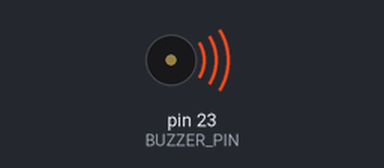
This sketch was run on a simulated Arduino Mega 2560, built with avr-gcc and run on an emulated ATmega2560. Shown: buzzer (waves = sounding). What the sketch prints to the serial monitor is not drawn.

Above: at 0.2 s.
At 3.5 s:
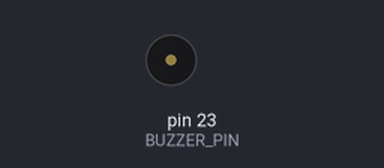
Timing chart, 0 to 6.0 s (numbered marks = the images above):
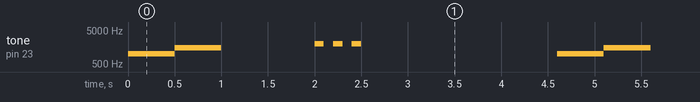

Measured:
- by itself, tone on pin 23 (BUZZER_PIN): repeats every 4.6 s: 1500 Hz 0.50 s, silent 1.0 s, 2 × (2000 Hz 0.10 s, silent 0.10 s), 2000 Hz 0.10 s, silent 2.1 s, 1000 Hz 0.50 s

The sketch:

buzzer.ino
```cpp
#define BUZZER_PIN 23

void setup() {
  pinMode(BUZZER_PIN, OUTPUT);
  Serial.begin(115200);
  Serial.println("Buzzer Test Started");
}

void loop() {
  // Play a simple melody
  tone(BUZZER_PIN, 1000); // 1kHz
  delay(500);
  tone(BUZZER_PIN, 1500); // 1.5kHz
  delay(500);
  noTone(BUZZER_PIN);
  delay(1000);

  // Short beeps
  for(int i = 0; i < 3; i++) {
    tone(BUZZER_PIN, 2000);
    delay(100);
    noTone(BUZZER_PIN);
    delay(100);
  }

  delay(2000);
}
```
